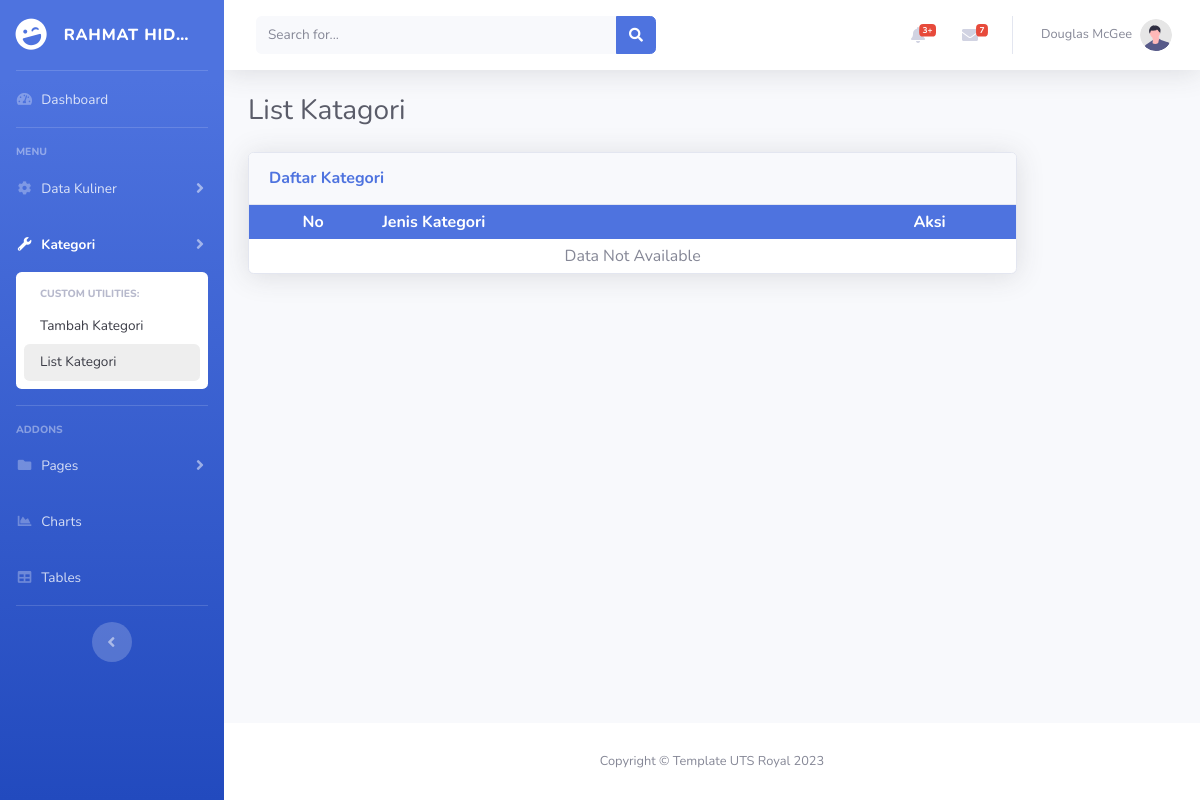
Page /list_kategori.php on the earlier database version.
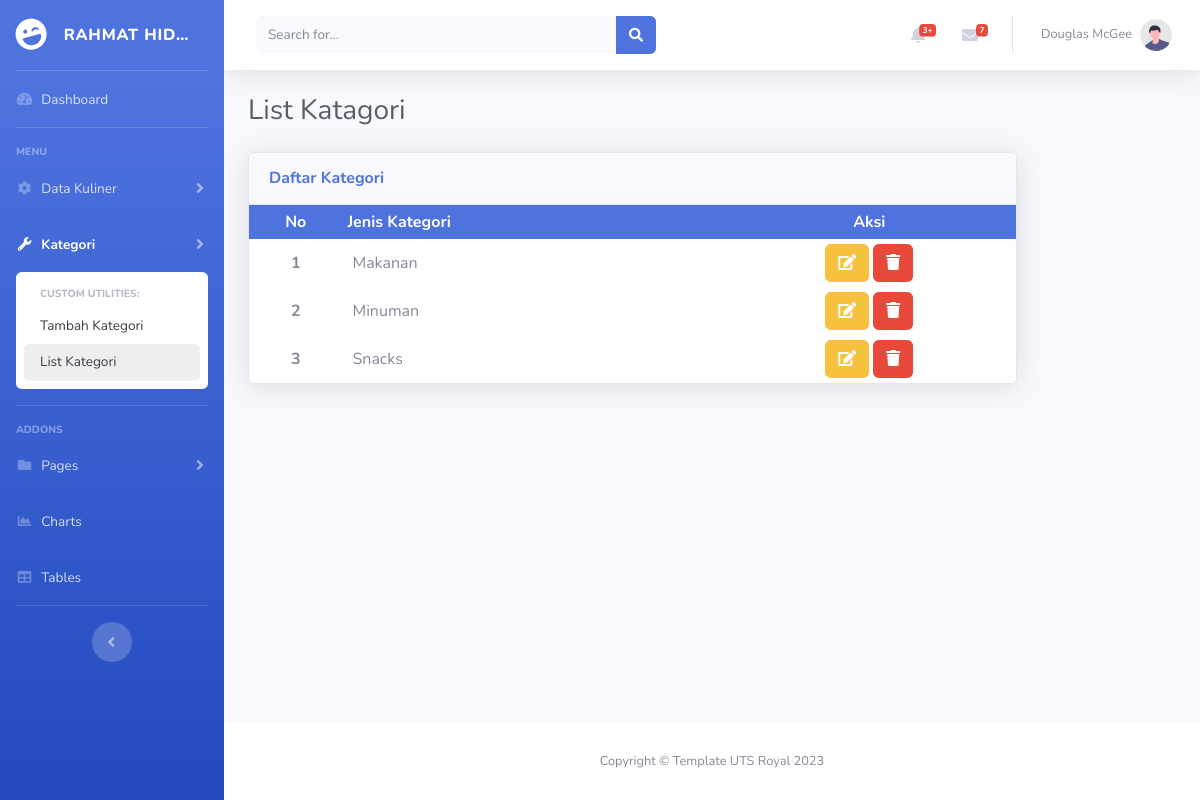
Same page on the later database version.
### tables this page shows
CREATE TABLE `tabel_kategori` (
  `id` int(11) NOT NULL,
  `kategori` varchar(50) NOT NULL
);

### koneksi.php (called while the page is built, shortened)
<?php
$databaseName = "uts_rahmat";
$conn = mysqli_connect("localhost", "root", "", $databaseName);
function query($query){
    global $conn;
    $result = mysqli_query($conn, $query);
    $rows = [];
    while ( $row = mysqli_fetch_assoc($result)) {
        $rows[] = $row;
    }
    return $rows;
}
?>

### list_kategori.php (the view, shortened to what the changed rows need)
<?php
require 'koneksi.php';
$kategories = query("SELECT id AS id_kategori, kategori FROM tabel_kategori ORDER BY id ASC");
$jlh_kategori = count($kategories);
?>
<!DOCTYPE html>
<html lang="en">
<head>
  <link href="vendor/fontawesome-free/css/all.min.css" rel="stylesheet" type="text/css">
  <link href="css/sb-admin-2.min.css" rel="stylesheet">
  <link rel="stylesheet" href="css/index.css">
</head>
<body id="page-top">
  <div id="wrapper">
    <div id="content-wrapper" class="d-flex flex-column">
      <div id="content">
        <div class="container-fluid">
          <div class="d-sm-flex align-items-center justify-content-between mb-4">
            <h1 class="h3 mb-0 text-gray-800">List Katagori</h1>
          </div>
          <div class="row">
            <div class="col-lg-10">
              <div class="card shadow mb-4">
                <div class="card-body p-0">
                  <table cellpadding="5" width="100%">
                    <tr class="bg-primary text-white">
                      <th class="text-center">No</th>
                      <th>Jenis Kategori</th>
                      <th class="text-center">Aksi</th>
                    </tr>
                    <?php
                     $no = 1;
                     if($jlh_kategori == 0) : ?>
                    <tr>
                      <td colspan="5" class="text-center">Data Not Available</td>
                    </tr>
                    <?php else: ?>
                    <?php foreach( $kategories as $kategori): ?>
                    <tr>
                      <td class="text-center font-weight-bold"><?= $no; ?></td>
                      <td style="padding: 6px 50px 6px 10px;"><?= $kategori["kategori"]; ?></td>
                      <td class="text-center">
                        <a href="FormUpdateKategori.php?id=<?= $kategori['id_kategori']; ?>" class="btn btn-warning">
                          <i class="fas fa-edit"></i>
                        </a>
                        <a href="delete_data.php?id=<?= $kategori['id_kategori']; ?>&act=kategori"
                          class="btn btn-danger" onclick="return confirm('Yakin Kids??');">
                          <i class="fas fa-trash"></i>
                        </a>
                      </td>
                    </tr>
                    <?php $no++; ?>
                    <?php endforeach; ?>
                    <?php endif; ?>
                  </table>
                </div>
              </div>
            </div>
          </div>
        </div>
      </div>
    </div>
  </div>
</body>
</html>

Differences in the rows shown:
added tabel_kategori: kategori "Makanan"
added tabel_kategori: kategori "Minuman"
added tabel_kategori: kategori "Snacks"
Other differences:
text no longer shown: "Data Not Available"
